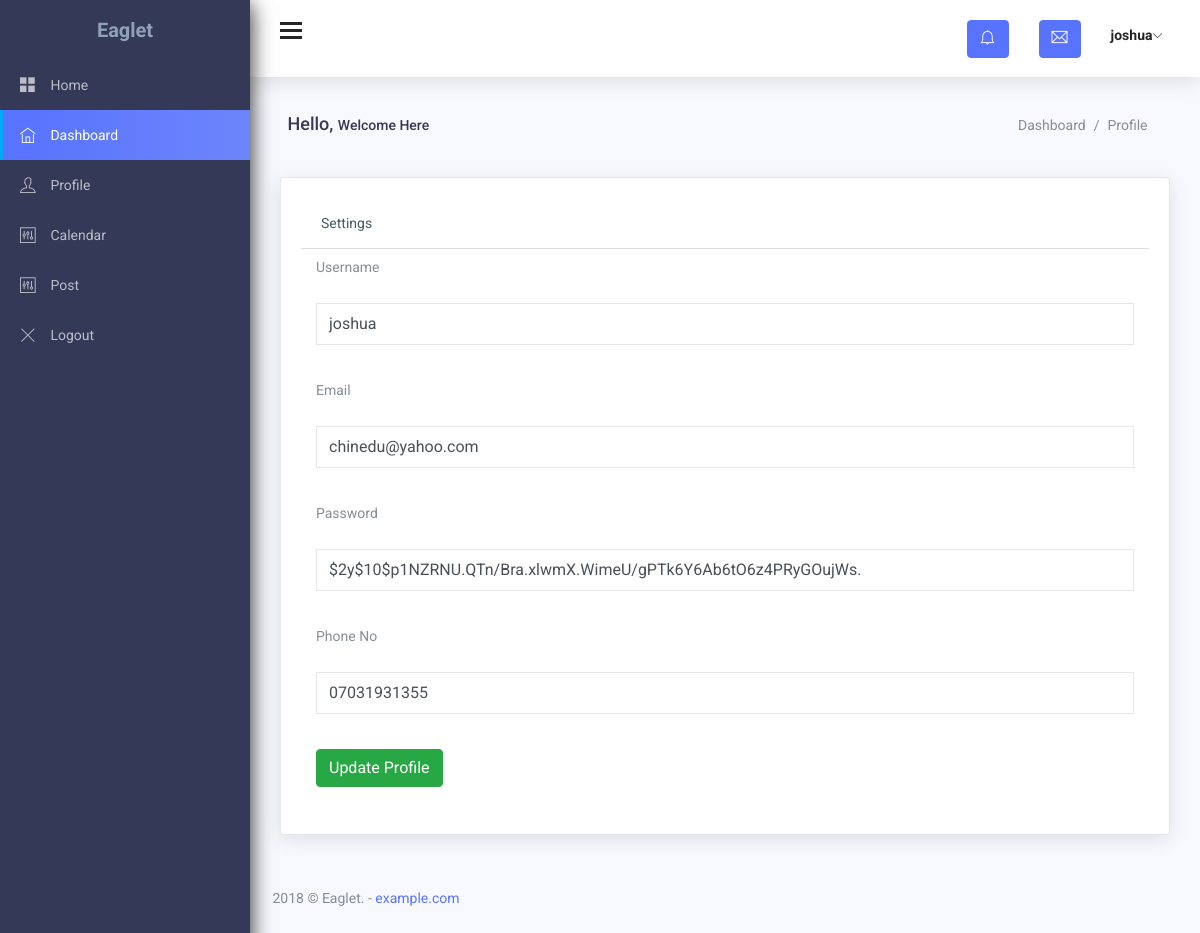
Screenshot of /profile/profile.php (signed in) with the database file from the repository.
### tables this page shows
CREATE TABLE `soccer_users` (
  `id` int(11) NOT NULL,
  `username` varchar(100) NOT NULL,
  `email` varchar(200) NOT NULL,
  `phone` varchar(11) NOT NULL,
  `password` varchar(300) NOT NULL,
  `identifier` varchar(10) NOT NULL,
  `reg_time` timestamp NOT NULL DEFAULT CURRENT_TIMESTAMP ON UPDATE CURRENT_TIMESTAMP
);

### profile/profile.php (the view, shortened to what this page needs)
<?php
$con = new PDO("mysql:host=localhost;dbname=soccer","root","");
?>
<!DOCTYPE html>
<html lang="en">
<head>
    <link href="assets/css/lib/font-awesome.min.css" rel="stylesheet">
    <link href="assets/css/lib/themify-icons.css" rel="stylesheet">
    <link href="assets/css/lib/menubar/sidebar.css" rel="stylesheet">
    <link href="assets/css/lib/bootstrap.min.css" rel="stylesheet">
    <link href="assets/css/lib/helper.css" rel="stylesheet">
    <link href="assets/css/style.css" rel="stylesheet">
  </head>
  <body>
       <?php
            include'sidebar.php';
       ?>
<?php include 'header.php';  ?>
    <div class="content-wrap">
      <div class="main">
        <div class="container-fluid">
          <div class="row">
            <div class="col-lg-8 p-r-0 title-margin-right">
              <div class="page-header">
                <div class="page-title">
                  <h1>Hello, <span>Welcome Here
                 </span></h1>
                </div>
              </div>
            </div>
            <div class="col-lg-4 p-l-0 title-margin-left">
              <div class="page-header">
                <div class="page-title">
                  <ol class="breadcrumb">
                    <li class="breadcrumb-item"><a href="#">Dashboard</a></li>
                    <li class="breadcrumb-item active">Profile</li>
                  </ol>
                </div>
              </div>
            </div>
          </div>
          <section id="main-content">
                    <div class="col-lg-12">
                        <div class="card">
                            <ul class="nav nav-tabs profile-tab" role="tablist">
                                <li class="nav-item"> <a class="nav-link" data-toggle="tab" href="#settings" role="tab">Settings</a> </li>
                            </ul>
 <?php
$u = $_SESSION['username'];
$view = $con->prepare("SELECT * FROM soccer_users WHERE username = '$u' LIMIT 1");
$view->execute();
 while ($data = $view->fetch()) {
     $uname = $data['username'];
     $email = $data['email'];
    $phone = $data['phone'];
     $pass = $data['password'];
 echo '
<div class="tab-pane" id="settings" role="tabpanel">
                                    <div class="card-body">
                                        <form  method="POST" class="form-horizontal form-material">
 <div class="form-group">
                                                <label class="col-md-12">Username</label>
                                                <div class="col-md-12">
                                                    <input type="text" name="uname" value="'.$uname.'" class="form-control form-control-line">
                                                </div>
                                            </div>
                                            <div class="form-group">
                                                <label for="example-email" class="col-md-12">Email</label>
                                                <div class="col-md-12">
                                                    <input type="email" name="email" value="'.$email.' " class="form-control form-control-line"  id="example-email">
                                                </div>
                                            </div>
                                            <div class="form-group">
                                                <label class="col-md-12">Password</label>
                                                <div class="col-md-12">
                                                    <input type="text" name="pass" value="'.$pass.'" class="form-control form-control-line">
                                                </div>
                                            </div>
                                            <div class="form-group">
                                                <label class="col-md-12">Phone No</label>
                                                <div class="col-md-12">
                                                    <input type="text" name="phone" value="'.$phone.'"  class="form-control form-control-line">
                                                </div>
                                            </div>
                                            <div class="form-group">
                                                <div class="col-sm-12">
                                                    <button class="btn btn-success" name="profile">Update Profile</button>
                                                </div>
                                            </div>
                                               </form>
                                    </div>
                                </div>
                                ';
                          } ?>
                            </div>
                        </div>
                    </div>
                </div>
			<div class="row">
              <div class="col-lg-12">
                <div class="footer">
                  <p>2018 © Eaglet. - <a href="#">example.com</a></p>
                </div>
              </div>
            </div>
        </div>
  </body>
</html>

### rows the page displays
soccer_users: uname "joshua", email "chinedu@yahoo.com", pass "$2y$10$p1NZRNU.QTn/Bra.xlwmX.WimeU/gPTk6Y6Ab6tO6z4PRyGOujWs.", phone "07031931355"

### other values shown
$_SESSION['username'] "joshua"
